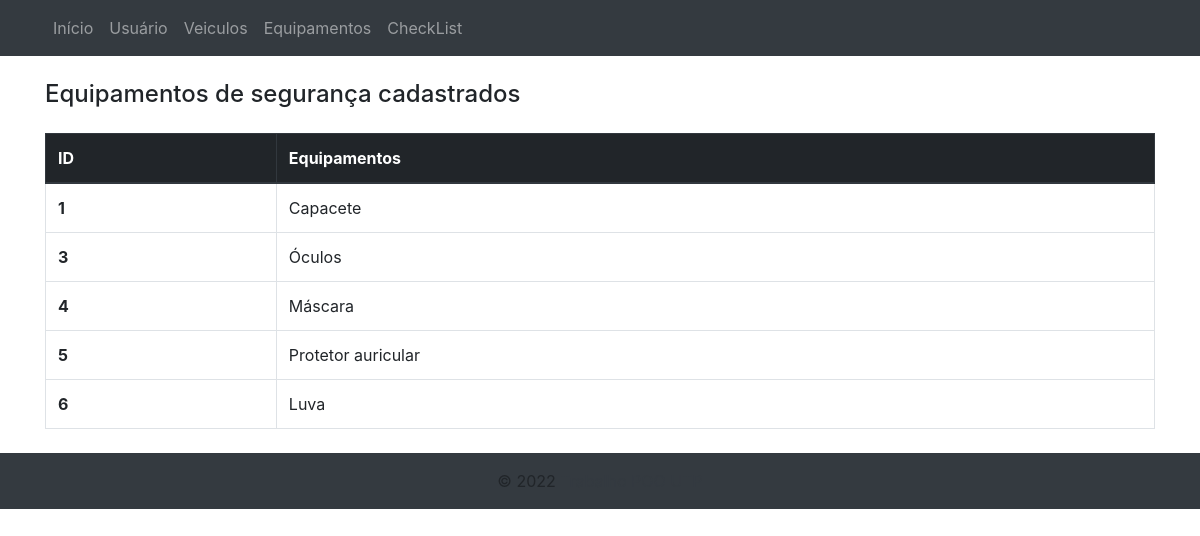
/equipamentos/, run on the app's committed database.
### core/models.py (models this page shows, shortened)
class EquipamentoSeguraca(models.Model):
    id = models.AutoField(primary_key=True)
    descricao_equipamento_seguranca = models.CharField(verbose_name="Descrição do Equipamento de Segurança", max_length=256, blank=True, null=True)

### core/views.py (the view)
# urls.py: path('equipamentos/', views.equipamentos, name='equipamentos'),
def equipamentos(request):
    equipamentoseguraca = EquipamentoSeguraca.objects.all()
    response = {'equipamentoseguracas': equipamentoseguraca}
    return render(request, 'equipamentos.html', response)

### Templates/equipamentos.html
{% extends "index.html" %}
{% block content %}
<div class="container mt-4 mb-4">
  <div class="">
    <h4>Equipamentos de segurança cadastrados</h4>
    <table class="table table-bordered mt-4">
      <thead class="thead-dark">
        <tr>
          <th scope="col">ID</th>
          <th scope="col">Equipamentos</th>
        </tr>
      </thead>
      <tbody>
        {% for equipamentoseguraca in equipamentoseguracas %}
        <tr>
          <th scope="row">{{equipamentoseguraca.id}}</th>
          <td>{{equipamentoseguraca.descricao_equipamento_seguranca}}</td>
        </tr>
        {% endfor %}
      </tbody>
    </table>
  </div>
</div>
{% endblock %}

### data on the page
EquipamentoSeguraca: id "1", descricao_equipamento_seguranca "Capacete"
EquipamentoSeguraca: id "3", descricao_equipamento_seguranca "Óculos"
EquipamentoSeguraca: id "4", descricao_equipamento_seguranca "Máscara"
EquipamentoSeguraca: id "5", descricao_equipamento_seguranca "Protetor auricular"
EquipamentoSeguraca: id "6", descricao_equipamento_seguranca "Luva"
